Frame 1 (no input): blank canvas, image omitted
Frame 60 (the mouse pressed at the canvas centre just before this capture): blank canvas, image omitted
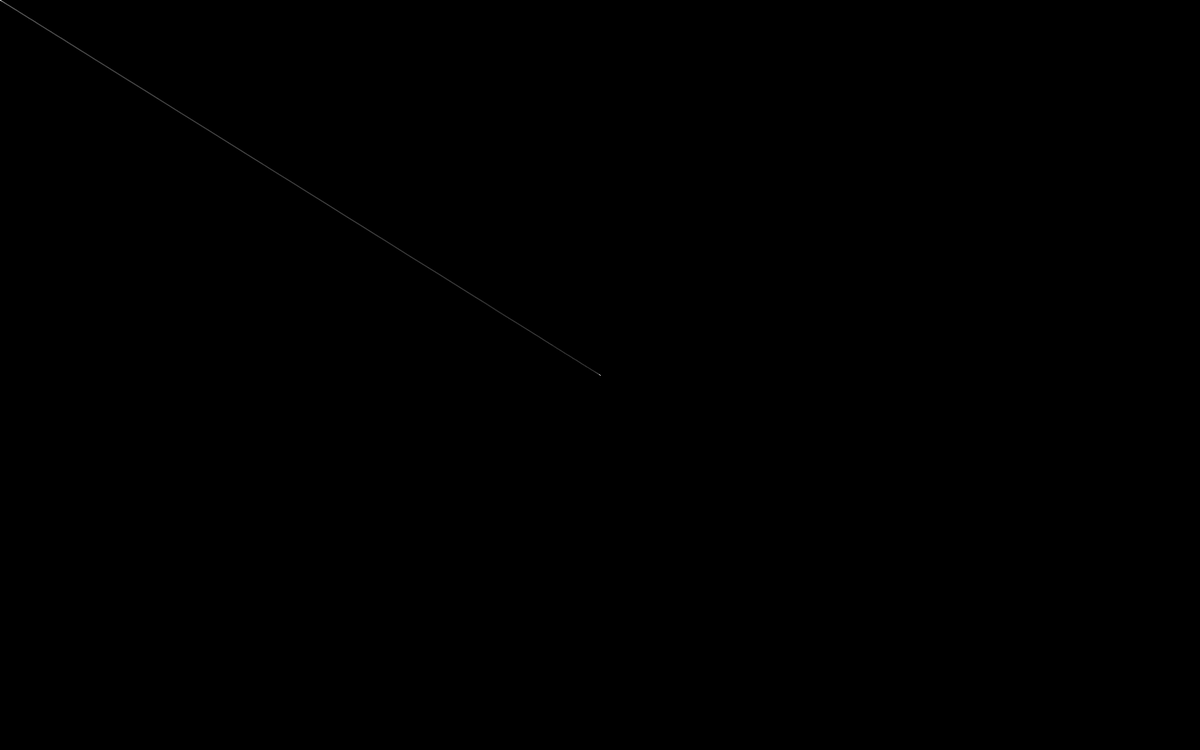
Frame 120 (the mouse held since frame 60 and released just before this capture)

The Processing sketch whose frames 1 and 60 were blank and that drew this single picture after the mouse press (run headless with seeded random() and noise(); from frame 60 on, the mouse is pressed at the canvas centre):

// Processing sketch: line_drawing
// ── line_drawing.pde
float[][] a=new float[40][2];
boolean amLooping;
boolean testNoLoopRedraw = false;
void setup() {
   size(1680,1050); 
   background(0);
}

void draw(){
  a[0][0]=mouseX;
  a[0][1]=mouseY;

  for(int i=1;i<40;i++) {
    stroke(255,9);
    line(a[i][0],a[i][1],a[i][0]+=(a[i-1][0]-a[i][0])/i,a[i][1]+=(a[i-1][1]-a[i][1])/i);
  }

}

void mousePressed() {
 save("webe.tif");
}
